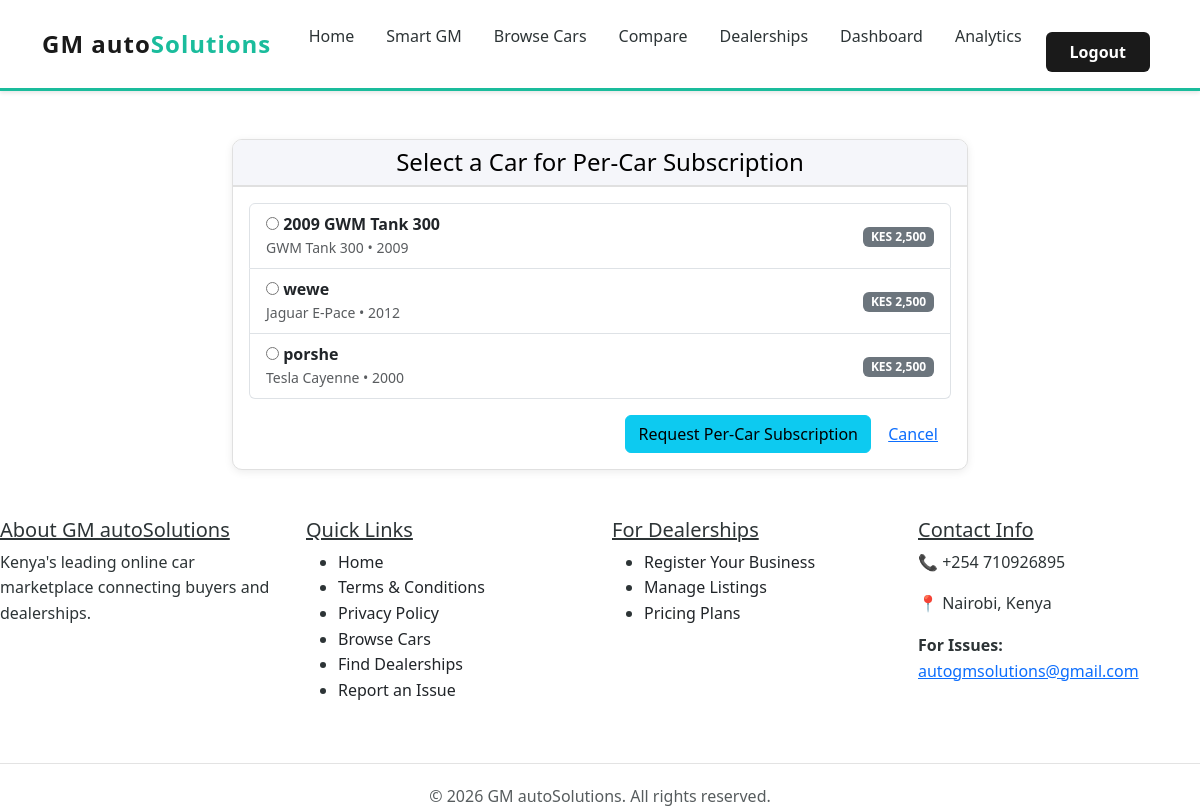
Page /pricing/choose-car/ (signed in) on the committed database.
### myapp/models.py (models this page shows, shortened)
class Car(models.Model):
    FUEL_CHOICES = [
        ('petrol', 'Petrol'),
        ('diesel', 'Diesel'),
        ('hybrid', 'Hybrid'),
        ('electric', 'Electric'),
    ]
    TRANSMISSION_CHOICES = [
        ('manual', 'Manual'),
        ('automatic', 'Automatic'),
    ]
    CONDITION_CHOICES = [
        ('brand_new', 'Brand New'),
        ('used_locally', 'Locally Used'),
        ('used_foreignly', 'Foreignly Used'),
    ]
    ENGINE_SIZE_CHOICES = [
        ('0.6', '0.6L'),
        ('0.7', '0.7L'),
        ('0.8', '0.8L'),
        ('0.9', '0.9L'),
        ('1.0', '1.0L'),
        ('1.1', '1.1L'),
        ('1.2', '1.2L'),
        ('1.3', '1.3L'),
        ('1.4', '1.4L'),
        ('1.5', '1.5L'),
        ('1.6', '1.6L'),
        ('1.7', '1.7L'),
        ('1.8', '1.8L'),
        ('1.9', '1.9L'),
        ('2.0', '2.0L'),
        ('2.2', '2.2L'),
        ('2.3', '2.3L'),
        ('2.4', '2.4L'),
        ('2.5', '2.5L'),
        ('2.7', '2.7L'),
        ('2.8', '2.8L'),
        ('3.0', '3.0L'),
        ('3.2', '3.2L'),
        ('3.3', '3.3L'),
        ('3.5', '3.5L'),
        ('3.6', '3.6L'),
        ('3.8', '3.8L'),
        ('4.0', '4.0L'),
        ('4.2', '4.2L'),
        ('4.4', '4.4L'),
        ('4.6', '4.6L'),
        ('4.7', '4.7L'),
        ('5.0', '5.0L'),
        ('5.2', '5.2L'),
        ('5.5', '5.5L'),
        ('5.7', '5.7L'),
        ('6.0', '6.0L'),
        ('6.2', '6.2L'),
        ('6.4', '6.4L'),
        ('6.5', '6.5L'),
        ('other', 'Other'),
    ]
    DOORS_CHOICES = [
        (2, '2 Doors'),
        (3, '3 Doors'),
        (4, '4 Doors'),
        (5, '5 Doors'),
    ]
    BODY_TYPE_CHOICES = [
        ('sedan', 'Sedan'),
        ('suv', 'SUV'),
        ('hatchback', 'Hatchback'),
        ('coupe', 'Coupe'),
        ('convertible', 'Convertible'),
        ('wagon', 'Wagon'),
        ('pickup', 'Pickup'),
        ('van', 'Van'),
        ('other', 'Other'),
    ]
    OWNERS_CHOICES = [
        (0, '0 Owners'),
        (1, '1 Owner'),
        (2, '2 Owners'),
        (3, '3+ Owners'),
    ]
    dealership = models.ForeignKey(Dealership, on_delete=models.CASCADE, related_name='cars')
    title = models.CharField(max_length=255)
    make = models.CharField(max_length=100)  # Toyota, BMW, etc.
    model = models.CharField(max_length=100)  # Camry, 3 Series, etc.
    variant = models.CharField(max_length=100, blank=True)
    year = models.IntegerField(validators=[MinValueValidator(1990), MaxValueValidator(datetime.now().year + 1)])
    price = models.DecimalField(max_digits=12, decimal_places=2)
    mileage = models.IntegerField()  # in kilometers
    fuel_type = models.CharField(max_length=20, choices=FUEL_CHOICES)
    transmission = models.CharField(max_length=20, choices=TRANSMISSION_CHOICES)
    condition = models.CharField(max_length=20, choices=CONDITION_CHOICES)
    color = models.CharField(max_length=50)
    exterior_color = models.CharField(max_length=100, blank=True, help_text="Exterior paint color (e.g., Pearl White, Jet Black)")
    interior_color = models.CharField(max_length=100, blank=True, help_text="Interior color scheme (e.g., Black, Beige, Two-Tone)")
    seat_material = models.CharField(max_length=100, blank=True, help_text="Seat material type (e.g., Leather, Cloth, Nappa Leather)")
    interior_trim = models.CharField(max_length=100, blank=True, help_text="Interior trim material (e.g., Piano Black, Carbon Fiber, Wood Trim)")
    seats = models.IntegerField(default=5)
    engine_size = models.CharField(max_length=10, choices=ENGINE_SIZE_CHOICES, blank=True)
    doors = models.IntegerField(choices=DOORS_CHOICES, blank=True, null=True)
    body_type = models.CharField(max_length=20, choices=BODY_TYPE_CHOICES, blank=True)
    previous_owners = models.IntegerField(choices=OWNERS_CHOICES, blank=True, null=True)
    description = models.TextField()
    main_image = models.ImageField(upload_to='car_images/', null=True, blank=True)
    image2 = models.ImageField(upload_to='car_images/', null=True, blank=True)
    image3 = models.ImageField(upload_to='car_images/', null=True, blank=True)
    image4 = models.ImageField(upload_to='car_images/', null=True, blank=True)
    features = models.TextField(help_text="Comma-separated list of features")  # e.g., "ABS, Power Steering, AC, etc."
    is_sold = models.BooleanField(default=False)  # Mark car as sold
    is_approved = models.BooleanField(default=False)  # Must be approved by admin to appear
    is_premium = models.BooleanField(default=False)  # Premium cars appear in best cars section on home page
    is_top_pick = models.BooleanField(default=False)  # Top pick cars appear prominently on home page
    submitted_for_review = models.BooleanField(default=False)  # Dealership submitted for admin review
    submitted_at = models.DateTimeField(null=True, blank=True)  # When car was submitted for review
    created_at = models.DateTimeField(auto_now_add=True)
    updated_at = models.DateTimeField(auto_now=True)
    class Meta:
        ordering = ['-created_at']

### myapp/views.py (the view)
# urls.py: path('pricing/choose-car/', views.pricing_choose_car, name='pricing_choose_car'),
@login_required(login_url='login')
def pricing_choose_car(request):
    try:
        dealership = request.user.dealership
    except:
        messages.error(request, 'Only dealership accounts can request subscription plans.')
        return redirect('dealership-register')
    cars = Car.objects.filter(dealership=dealership).order_by('-created_at')
    if request.method == 'POST':
        car_id = request.POST.get('car_id')
        if not car_id:
            messages.error(request, 'Please select a car to continue.')
            return redirect('pricing_choose_car')
        return redirect('pricing_subscribe', plan='per_car')
    context = {
        'dealership': dealership,
        'cars': cars,
    }
    return render(request, 'pricing_choose_car.html', context)

### myapp/context_processors.py (called while the page is built)
def car_hierarchy(request):
    return {
        'car_hierarchy_json': json.dumps(get_combined_car_hierarchy())
    }

### myapp/Templates/pricing_choose_car.html (shortened to what this page needs)
{% extends 'base.html' %}
{% block content %}
<div class="container py-5">
    <div class="row justify-content-center">
        <div class="col-lg-8">
            <div class="card">
                <div class="card-header bg-primary text-black text-center">
                    <h4 class="mb-0">Select a Car for Per-Car Subscription</h4>
                </div>
                <div class="card-body">
                    {% if cars.exists %}
                        <form method="post" action="{% url 'pricing_subscribe' 'per_car' %}">
                            <div class="list-group">
                                {% for car in cars %}
                                    <label class="list-group-item d-flex justify-content-between align-items-center">
                                        <div>
                                            <input type="radio" name="car_id" value="{{ car.id }}" required>
                                            <strong>{{ car.title }}</strong>
                                            <div class="text-muted small">{{ car.make }} {{ car.model }} • {{ car.year }}</div>
                                        </div>
                                        <div>
                                            <span class="badge bg-secondary">KES 2,500</span>
                                        </div>
                                    </label>
                                {% endfor %}
                            </div>
                            <div class="mt-3 text-end">
                                <button type="submit" class="btn btn-info">Request Per-Car Subscription</button>
                                <a href="{% url 'pricing' %}" class="btn btn-link">Cancel</a>
                            </div>
                        </form>
                    {% else %}
                        <p>No cars found for your dealership. Add a car first before requesting per-car subscription.</p>
                        <a href="{% url 'add_car' %}" class="btn btn-primary">Add Car</a>
                    {% endif %}
                </div>
            </div>
        </div>
    </div>
</div>
{% endblock %}

### myapp/Templates/base.html (style rules this page uses)
:root { --primary-white: #ffffff; --primary-black: #1a1a1a; --accent-teal: #1abc9c; --dark-gray: #2d3436; --light-gray: #f5f6fa; --text-dark: #2d3436; --text-light: #636e72; --border-color: #e0e0e0; }
* { margin: 0; padding: 0; box-sizing: border-box; }
html, body { height: 100%; background-color: var(--primary-white); }
body { font-family: 'Segoe UI', Tahoma, Geneva, Verdana, sans-serif; color: var(--text-dark); line-height: 1.6; }
.card { border: 1px solid var(--border-color); border-radius: 10px; transition: all 0.3s ease; overflow: hidden; box-shadow: 0 2px 8px rgba(0, 0, 0, 0.08); }
.card-header { background-color: var(--light-gray) !important; border-bottom: 2px solid var(--border-color); font-weight: 600; color: var(--primary-black); }

### rows in the picture
Car: title "2009 GWM Tank 300", make "GWM", model "Tank 300", year "2009"
Car: title "wewe", make "Jaguar", model "E-Pace", year "2012"
Car: title "porshe", make "Tesla", model "Cayenne", year "2000"
